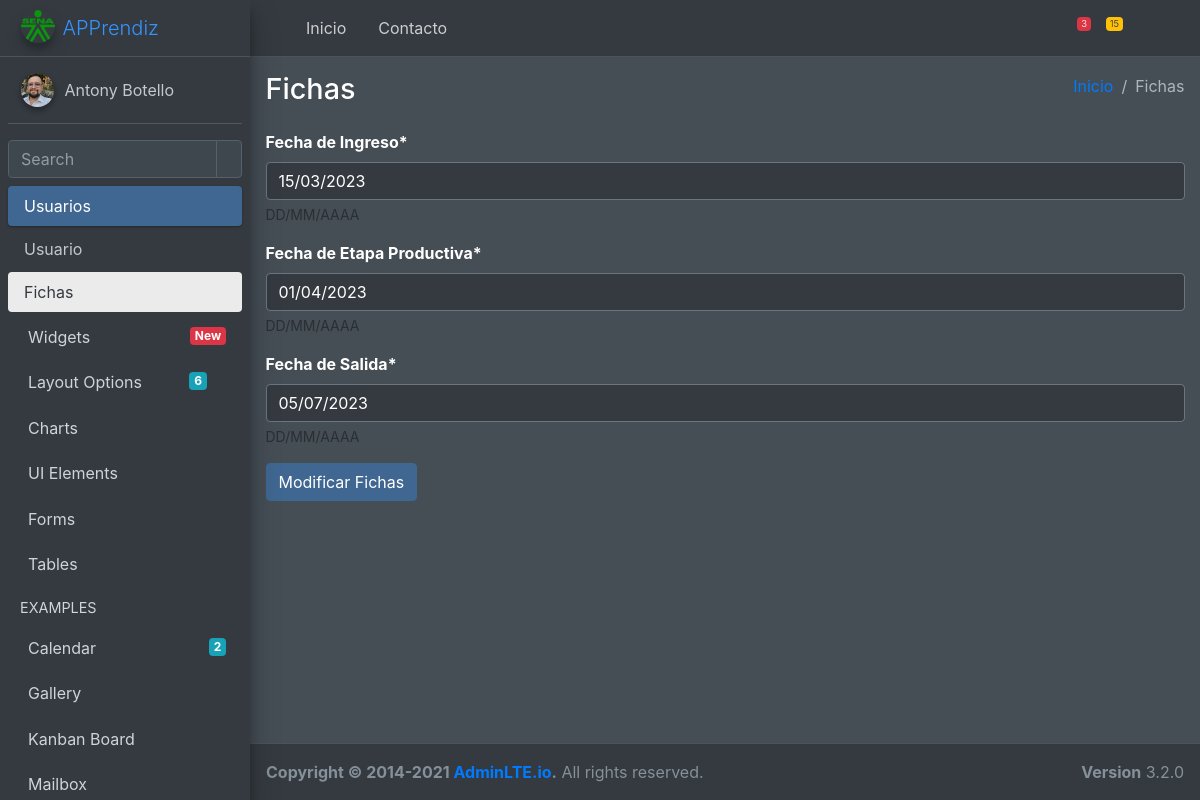
Screenshot of /usuarios/ficha/modificar/1/ with the database file from the repository.
### usuarios/models.py (models this page shows, shortened)
class Ficha(models.Model):
    numero = models.PositiveIntegerField(verbose_name="Número de Ficha")
    fecha_ingreso = models.DateField(verbose_name="Fecha de Ingreso", help_text="DD/MM/AAAA")
    fecha_productiva = models.DateField(verbose_name="Fecha de Etapa Productiva", help_text="DD/MM/AAAA")
    fecha_final = models.DateField(verbose_name="Fecha de Salida", help_text="DD/MM/AAAA")
    class Estado(models.TextChoices):
        ACTIVO='1',_("Activo")
        INACTIVO='0',_("Inactivo")
    estado=models.CharField(max_length=1,choices=Estado.choices,default=Estado.ACTIVO,verbose_name="Estado")
    class Meta:
        verbose_name_plural = "Fichas"

### usuarios/views.py (the view)
# urls.py: path('ficha/modificar/<int:pk>/', ficha_modificar, name="fichas-modificar" ),
def ficha_modificar(request,pk):
    titulo="Fichas"
    ficha= Ficha.objects.get(id=pk)
    if request.method== 'POST':
        form= FichaUpdateForm(request.POST, instance=ficha)
        if form.is_valid():
            form.save()
            return redirect('fichas')
    else:
        form= FichaUpdateForm(instance=ficha)
    context={
        "titulo":titulo,
        "form":form
        }
    return render(request,"fichas/modificar.html", context)

### usuarios/forms.py
class FichaUpdateForm(ModelForm):
    class Meta:
        model = Ficha
        fields = "__all__"
        exclude=["numero","estado"]

### base/templates/fichas/modificar.html (shortened to what this page needs)
{% extends 'partials/body.html' %}
{% load crispy_forms_tags %}
{% block contenido %}
        <form action="" method="POST">
            {{form|crispy}}
            <input class="btn btn-primary" type="submit" value="Modificar {{titulo}}">
        </form>
{% endblock contenido %}

### rows the page displays
Ficha: fecha_ingreso "15/03/2023", fecha_productiva "01/04/2023", fecha_final "05/07/2023"

### other values shown
{{ titulo }} "Fichas"
